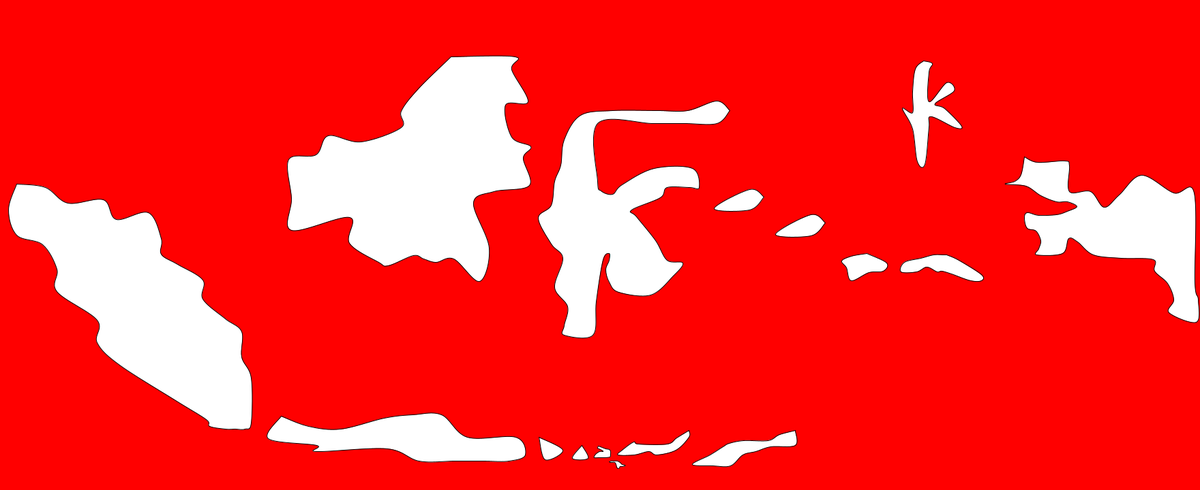
Frame 1 (no input)
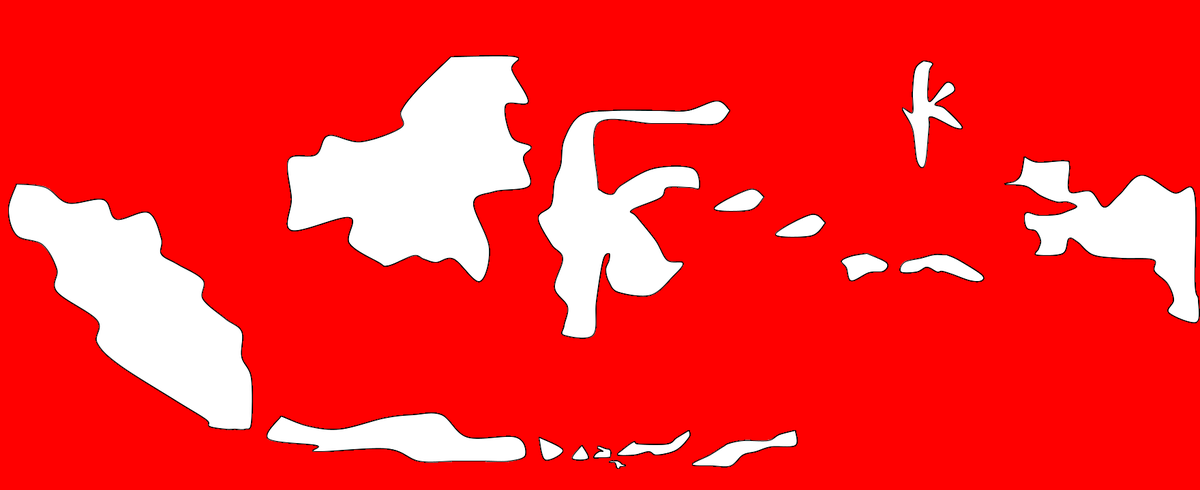
Frame 60 (the mouse pressed at the canvas centre just before this capture)
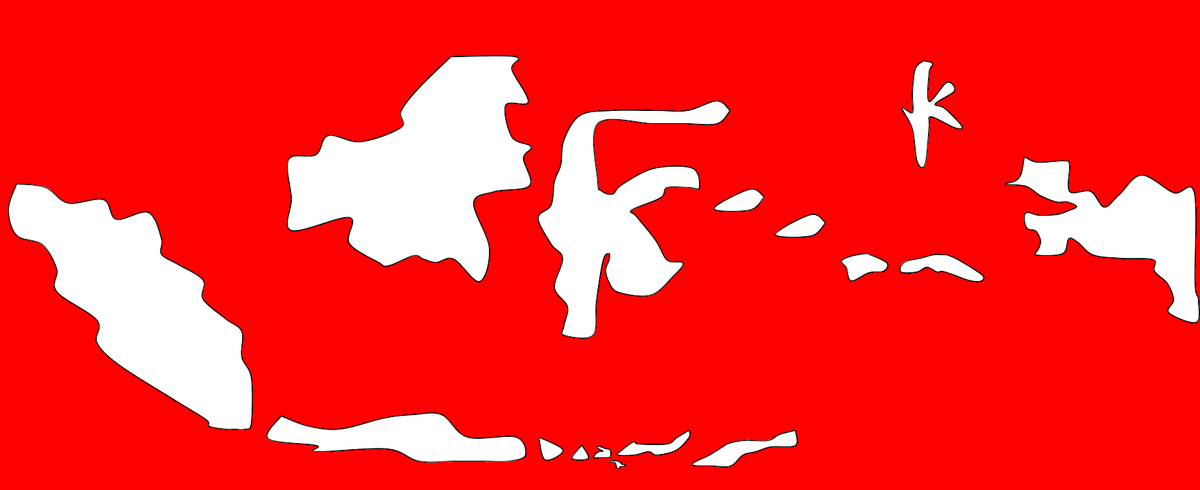
Frame 120 (the mouse held since frame 60 and released just before this capture)

The Processing sketch that drew these frames (run headless with seeded random() and noise(); from frame 60 on, the mouse is pressed at the canvas centre):

// Processing sketch: posttest4
// ── posttest4.pde
// Temanya adalah peta Indonesia
// Intinya saya gambar dulu di vector graphic
// Terus tiap titik x, y saya masukkan curveVertex()
void setup() {
  size(1760, 720);
  background(#ff0000);
}

void draw() {
  fill(#ffffff);
  sumatra();
  jawa();
  bali_nt();
  kalimantan();
  sulawesi();
  kepulauan_maluku();
  papua();
}

void papua() {
  beginShape();
  curveVertex(1502.638, 230.729);
  curveVertex(1502.638, 230.729);
  curveVertex(1497.923, 256.650);
  curveVertex(1488.497, 266.076);
  curveVertex(1474.358, 270.789);
  curveVertex(1504.993, 273.146);
  curveVertex(1526.202, 287.285);
  curveVertex(1549.768, 296.712);
  curveVertex(1565.086, 296.712);
  curveVertex(1579.225, 303.781);
  curveVertex(1565.086, 310.851);
  curveVertex(1549.768, 315.564);
  curveVertex(1523.257, 316.153);
  curveVertex(1506.760, 312.619);
  curveVertex(1502.047, 320.867);
  curveVertex(1506.761, 335.006);
  curveVertex(1519.133, 339.130);
  curveVertex(1526.202, 353.270);
  curveVertex(1523.846, 365.052);
  curveVertex(1520.311, 374.479);
  curveVertex(1558.016, 372.122);
  curveVertex(1567.442, 350.913);
  curveVertex(1580.404, 355.626);
  curveVertex(1603.969, 374.479);
  curveVertex(1644.031, 379.192);
  curveVertex(1691.163, 381.548);
  curveVertex(1693.519, 398.045);
  curveVertex(1712.372, 416.897);
  curveVertex(1721.798, 440.463);
  curveVertex(1714.728, 459.315);
  curveVertex(1754.790, 473.455);
  curveVertex(1757.147, 440.463);
  curveVertex(1752.434, 414.541);
  curveVertex(1751.255, 283.751);
  curveVertex(1721.798, 283.751);
  curveVertex(1674.667, 257.828);
  curveVertex(1641.675, 286.107);
  curveVertex(1619.287, 304.960);
  curveVertex(1599.256, 281.394);
  curveVertex(1568.621, 281.394);
  curveVertex(1568.621, 243.689);
  curveVertex(1561.551, 236.619);
  curveVertex(1521.489, 238.976);
  curveVertex(1502.638, 230.729);
  curveVertex(1502.638, 230.729);
  endShape();
}

void kepulauan_maluku(){
  beginShape();
  curveVertex(1120.805, 289.883);
  curveVertex(1120.805, 289.883);
  curveVertex(1099.596, 278.100);
  curveVertex(1047.751, 306.379);
  curveVertex(1099.596, 308.736);
  curveVertex(1120.805, 289.883);
  curveVertex(1120.805, 289.883);
  endShape();

  beginShape();
  curveVertex(1210.355, 327.588);
  curveVertex(1210.355, 327.588);
  curveVertex(1189.146, 315.805);
  curveVertex(1137.301, 344.084);
  curveVertex(1189.146, 346.441);
  curveVertex(1210.355, 327.588);
  curveVertex(1210.355, 327.588);
  endShape();

  beginShape();
  curveVertex(1354.622, 89.722);
  curveVertex(1354.622, 89.722);
  curveVertex(1342.839, 101.505);
  curveVertex(1338.126, 134.497);
  curveVertex(1338.126, 165.132);
  curveVertex(1323.987, 159.241);
  curveVertex(1338.126, 189.876);
  curveVertex(1345.196, 237.008);
  curveVertex(1356.979, 241.721);
  curveVertex(1362.870, 187.520);
  curveVertex(1365.227, 171.024);
  curveVertex(1400.575, 187.520);
  curveVertex(1410.002, 185.163);
  curveVertex(1385.258, 159.241);
  curveVertex(1371.118, 152.171);
  curveVertex(1399.397, 133.319);
  curveVertex(1388.792, 121.536);
  curveVertex(1362.870, 149.815);
  curveVertex(1362.870, 106.218);
  curveVertex(1367.583, 93.257);
  curveVertex(1354.622, 89.722);
  curveVertex(1354.622, 89.722);
  endShape();

  beginShape();
  curveVertex(1271.828, 372.122);
  curveVertex(1271.828, 372.122);
  curveVertex(1248.263, 376.835);
  curveVertex(1234.123, 383.905);
  curveVertex(1241.193, 393.332);
  curveVertex(1248.263, 412.184);
  curveVertex(1274.185, 400.401);
  curveVertex(1295.394, 398.045);
  curveVertex(1300.107, 386.262);
  curveVertex(1271.828, 372.122);
  curveVertex(1271.828, 372.122);
  endShape();

  beginShape();
  curveVertex(1388.479, 374.479);
  curveVertex(1388.479, 374.479);
  curveVertex(1383.766, 374.479);
  curveVertex(1369.626, 374.479);
  curveVertex(1350.774, 379.192);
  curveVertex(1326.030, 385.083);
  curveVertex(1321.317, 399.223);
  curveVertex(1344.882, 399.223);
  curveVertex(1359.022, 392.153);
  curveVertex(1374.339, 399.223);
  curveVertex(1381.409, 398.045);
  curveVertex(1395.549, 402.758);
  curveVertex(1423.828, 412.184);
  curveVertex(1439.145, 412.184);
  curveVertex(1439.145, 403.936);
  curveVertex(1406.153, 382.727);
  curveVertex(1388.479, 374.479);
  curveVertex(1388.479, 374.479);
  endShape();
}

void sulawesi(){
  beginShape();
  curveVertex(1070.191, 162.844);
  curveVertex(1070.191, 162.844);
  curveVertex(1051.338, 148.705);
  curveVertex(1008.920, 162.844);
  curveVertex(964.145, 162.844);
  curveVertex(898.161, 162.844);
  curveVertex(851.029, 169.914);
  curveVertex(827.463, 205.263);
  curveVertex(822.750, 242.968);
  curveVertex(813.324, 266.534);
  curveVertex(808.611, 301.882);
  curveVertex(789.758, 320.735);
  curveVertex(808.611, 358.440);
  curveVertex(825.107, 379.649);
  curveVertex(813.324, 422.068);
  curveVertex(832.176, 450.347);
  curveVertex(827.463, 478.626);
  curveVertex(827.463, 492.765);
  curveVertex(869.882, 492.765);
  curveVertex(874.595, 443.277);
  curveVertex(884.021, 382.006);
  curveVertex(893.448, 372.580);
  curveVertex(893.447, 382.006);
  curveVertex(888.734, 396.145);
  curveVertex(893.448, 414.998);
  curveVertex(907.587, 429.137);
  curveVertex(954.718, 433.851);
  curveVertex(987.710, 405.572);
  curveVertex(1001.850, 386.719);
  curveVertex(978.284, 382.006);
  curveVertex(961.788, 353.727);
  curveVertex(933.509, 318.378);
  curveVertex(926.439, 308.952);
  curveVertex(968.858, 290.099);
  curveVertex(978.284, 275.960);
  curveVertex(1011.276, 275.960);
  curveVertex(1025.416, 275.960);
  curveVertex(1015.990, 247.681);
  curveVertex(959.432, 247.681);
  curveVertex(912.300, 271.247);
  curveVertex(898.161, 285.386);  
  curveVertex(881.665, 280.673);
  curveVertex(876.951, 266.534);
  curveVertex(876.951, 181.697);
  curveVertex(957.075, 181.697);
  curveVertex(1004.207, 181.697);
  curveVertex(1051.338, 181.697);
  curveVertex(1070.191, 162.844);
  curveVertex(1070.191, 162.844);
  endShape();
}

void kalimantan() {
  beginShape();
  curveVertex(661.098, 83.673);
  curveVertex(661.098, 83.673);
  curveVertex(613.967, 130.804);
  curveVertex(588.045, 163.796);
  curveVertex(588.045, 187.362);
  curveVertex(529.130, 208.571);
  curveVertex(481.999, 199.145);
  curveVertex(463.146, 227.424);
  curveVertex(423.084, 234.493);
  curveVertex(427.797, 291.051);
  curveVertex(427.797, 338.183);
  curveVertex(512.634, 319.330);
  curveVertex(512.634, 357.035);
  curveVertex(555.052, 385.314);
  curveVertex(569.192, 390.028);
  curveVertex(606.897, 375.888);
  curveVertex(621.036, 380.601);
  curveVertex(639.889, 385.314);
  curveVertex(665.812, 380.601);
  curveVertex(703.517, 413.593);
  curveVertex(717.656, 364.105);
  curveVertex(694.090, 298.121);
  curveVertex(724.726, 281.625);
  curveVertex(776.571, 272.199);
  curveVertex(767.144, 232.137);
  curveVertex(778.927, 215.641);
  curveVertex(750.648, 201.501);
  curveVertex(741.222, 154.370);
  curveVertex(774.214, 149.657);
  curveVertex(750.648, 102.525);
  curveVertex(755.361, 83.673);
  curveVertex(661.098, 83.673);
  curveVertex(661.098, 83.673);
  endShape();
}

void bali_nt(){
  beginShape();
  curveVertex(790.121, 642.634);
  curveVertex(790.121, 642.634);
  curveVertex(799.547, 675.626);
  curveVertex(825.469, 661.486);
  curveVertex(790.121, 642.634);
  curveVertex(790.121, 642.634);
  endShape();

  beginShape();
  curveVertex(853.159, 654.417);
  curveVertex(853.159, 654.417);
  curveVertex(839.020, 673.269);
  curveVertex(862.586, 673.269);
  curveVertex(853.159, 654.417);
  curveVertex(853.159, 654.417);
  endShape();

  beginShape();
  curveVertex(877.043, 655.592);
  curveVertex(877.043, 655.592);
  curveVertex(876.160, 658.244);
  curveVertex(878.222, 659.422);
  curveVertex(882.346, 661.484);
  curveVertex(884.997, 663.251);
  curveVertex(879.253, 663.546);
  curveVertex(873.509, 667.817);
  curveVertex(871.299, 672.088);
  curveVertex(878.958, 672.088);
  curveVertex(886.323, 672.088);
  curveVertex(894.865, 671.794);
  curveVertex(895.160, 667.817);
  curveVertex(895.601, 663.399);
  curveVertex(893.392, 660.158);
  curveVertex(888.679, 659.569);
  curveVertex(880.873, 656.476);
  curveVertex(877.043, 655.592);
  curveVertex(877.043, 655.592);
  endShape();

  beginShape();
  curveVertex(893.056, 678.212);
  curveVertex(893.056, 678.212);
  curveVertex(895.266, 679.390);
  curveVertex(901.452, 679.979);
  curveVertex(903.514, 682.041);
  curveVertex(904.987, 686.460);
  curveVertex(906.754, 688.522);
  curveVertex(908.816, 687.638);
  curveVertex(909.552, 685.429);
  curveVertex(912.940, 685.429);
  curveVertex(916.475, 684.987);
  curveVertex(916.475, 683.219);
  curveVertex(912.645, 682.336);
  curveVertex(909.111, 679.979);
  curveVertex(905.870, 677.328);
  curveVertex(899.390, 677.034);
  curveVertex(896.149, 677.034);
  curveVertex(893.056, 678.212);
  curveVertex(893.056, 678.212);
  endShape();

  beginShape();
  curveVertex(1010.359, 632.890);
  curveVertex(1010.359, 632.890);
  curveVertex(992.684, 643.494);
  curveVertex(978.545, 652.920);
  curveVertex(936.127, 652.920);
  curveVertex(929.057, 649.386);
  curveVertex(912.561, 661.168);
  curveVertex(906.669, 668.238);
  curveVertex(930.235, 668.238);
  curveVertex(951.444, 663.525);
  curveVertex(963.227, 668.238);
  curveVertex(991.506, 661.168);
  curveVertex(1010.359, 642.316);
  curveVertex(1010.359, 632.890);
  curveVertex(1010.359, 632.890);
  endShape();

  beginShape();
  curveVertex(1166.119, 632.890);
  curveVertex(1166.119, 632.890);
  curveVertex(1143.732, 638.781);
  curveVertex(1126.057, 647.029);
  curveVertex(1090.709, 647.029);
  curveVertex(1069.500, 651.742);
  curveVertex(1060.073, 656.456);
  curveVertex(1041.221, 668.238);
  curveVertex(1015.298, 682.378);
  curveVertex(1045.934, 684.734);
  curveVertex(1071.856, 684.734);
  curveVertex(1089.530, 668.238);
  curveVertex(1108.383, 663.525);
  curveVertex(1130.771, 656.455);
  curveVertex(1166.119, 654.099);
  curveVertex(1166.119, 632.890);
  curveVertex(1166.119, 632.890);
  endShape();
}


void jawa() {
  beginShape();
  curveVertex(412.253, 611.998);
  curveVertex(412.253, 611.998);
  curveVertex(393.400, 644.991);
  curveVertex(464.098, 654.417);
  curveVertex(464.098, 663.843);
  curveVertex(567.787, 659.130);
  curveVertex(614.919, 677.983);
  curveVertex(666.763, 677.983);
  curveVertex(709.182, 677.983);
  curveVertex(746.887, 677.983);
  curveVertex(770.453, 668.556);
  curveVertex(756.313, 642.634);
  curveVertex(685.616, 642.634);
  curveVertex(647.911, 609.642);
  curveVertex(605.492, 609.642);
  curveVertex(563.074, 614.355);
  curveVertex(499.447, 630.851);
  curveVertex(452.315, 626.138);
  curveVertex(412.253, 611.998);
  curveVertex(412.253, 611.998);

  endShape();
}

void sumatra(){
  beginShape();
  curveVertex(24.369, 270.296);
  curveVertex(24.369, 270.296);
  curveVertex(12.586, 308.001);
  curveVertex(24.369, 345.706);
  curveVertex(62.075, 359.845);
  curveVertex(83.284, 395.194);
  curveVertex(83.284, 428.186);
  curveVertex(142.198, 470.604);
  curveVertex(142.198, 503.596);
  curveVertex(175.191, 536.588);
  curveVertex(257.671, 588.433);
  curveVertex(302.446, 616.711);
  curveVertex(307.159, 626.138);
  curveVertex(330.725, 630.851);
  curveVertex(344.864, 630.851);
  curveVertex(359.003, 630.851);
  curveVertex(368.430, 621.425);
  curveVertex(368.430, 555.441);
  curveVertex(354.291, 524.805);
  curveVertex(354.291, 487.100);
  curveVertex(330.725, 468.248);
  curveVertex(297.733, 439.969);
  curveVertex(297.733, 411.690);
  curveVertex(260.028, 388.124);
  curveVertex(236.462, 373.985);
  curveVertex(236.462, 350.419);
  curveVertex(217.609, 312.714);
  curveVertex(170.477, 322.140);
  curveVertex(151.625, 293.861);
  curveVertex(99.780, 298.575);
  curveVertex(66.788, 275.009);
  curveVertex(24.369, 270.296);
  curveVertex(24.369, 270.296);
  endShape();
}
